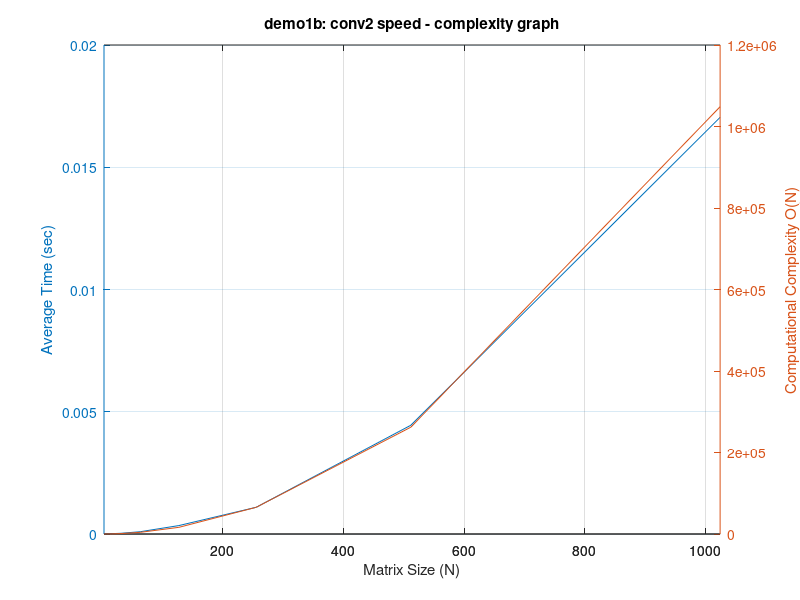

This figure's MATLAB source: (Note: this script raises an error after producing the figure.)
clear all;
clc;

maxSize = 9;

avgElapsed = zeros(1,maxSize);
complexity = zeros(1,maxSize);
N = zeros(1,maxSize);
h = [2.3900 1.8300; 1.2300 2.3900];
for k = 1:maxSize
	N(k) = 2^(k+1);
	im = rand(N(k));
	timeVal = tic;
	for i = 1:100	
		conv2(h,im);
	end
	avgElapsed(k) = toc(timeVal)/100;
	complexity(k) = N(k)*N(k);
end

figure
[hAx,hLine1,hLine2] = plotyy(N,avgElapsed,N,complexity);

title('demo1b: conv2 speed - complexity graph')
xlabel('Matrix Size (N)')

ylabel(hAx(1),'Average Time (sec)') % left y-axis
ylabel(hAx(2),'Computational Complexity O(N)') % right y-axis

grid on
matlab2tikz('../figures/conv2_speed_complexity.tex','showinfo',false);

